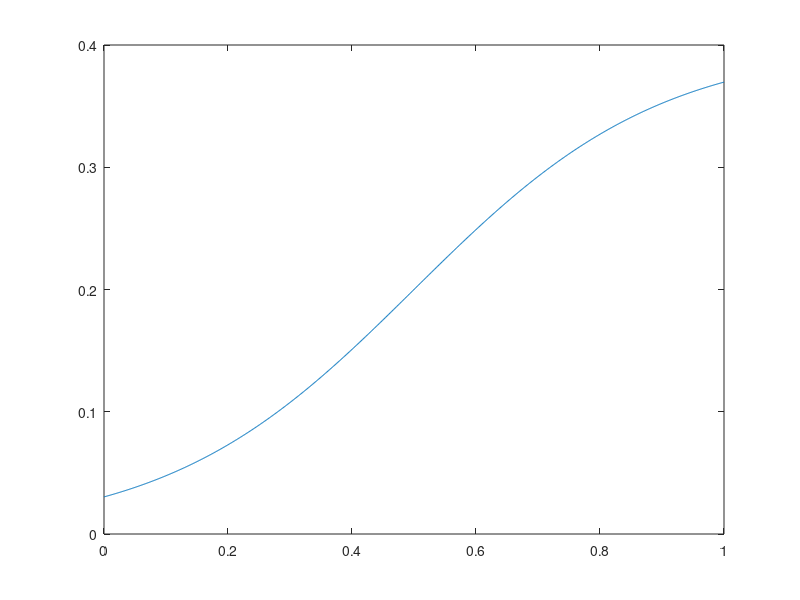

Source code (MATLAB): (Note: this script raises an error after producing the figure.)
%The runme file for the Goldbeter equations
%using the format recomended by Richard
clc
clear
close all


xlim = [0 1];
y0 = [-1,-1];
%diffusion = repmat({0}, 2, 1); 
diffusion = {6e-6,0};
%diffusion = {0,0};
varnames = {'Z', 'Y'};

%  a = 1;
%  b = 0;
%  beta = @(x) a + (b - a) * x;
% beta = @(x) 0.5+ 0.4*(1.0+tanh((x-0.5)/0.25));
beta = @(x) 0.2*(1+tanh((x-0.5)/0.4));
x_data = xlim(1):0.001:xlim(2);
figure()
plot(x_data,beta(x_data))

% fn = Goldbeter_diff(beta);
fn = Toy(beta);


sim = ReactionDiffusion('kinetics_fcn', fn, ...
    'xlim', xlim', ...
    'diffusion', diffusion, ...
    'varnames', varnames, ...
    'method', 'fd', ...
    'solver', @ode15s, ...
    'n', 3000, ...
    'y0', y0);

sim.Tspan = linspace(0, 1000, 1000/1e-2);
tic
sim.simulate();
time = toc

% sim.animation_framerate = 7;
% sim.animate()
figure()
sim.image(1,true)
